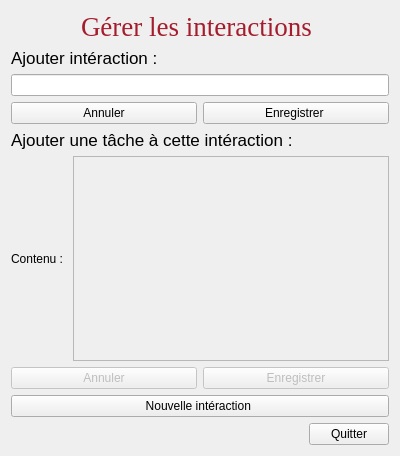
<?xml version="1.0" encoding="UTF-8"?>
<ui version="4.0">
 <class>AjoutInteraction</class>
 <widget class="QWidget" name="AjoutInteraction">
  <property name="geometry">
   <rect>
    <x>0</x>
    <y>0</y>
    <width>400</width>
    <height>456</height>
   </rect>
  </property>
  <property name="windowTitle">
   <string>Form</string>
  </property>
  <layout class="QVBoxLayout" name="verticalLayout">
   <item alignment="Qt::AlignHCenter">
    <widget class="QLabel" name="label">
     <property name="font">
      <font>
       <family>Tinos</family>
       <pointsize>20</pointsize>
      </font>
     </property>
     <property name="text">
      <string>&lt;html&gt;&lt;head/&gt;&lt;body&gt;&lt;p&gt;&lt;span style=&quot; color:#a51d2d;&quot;&gt;Gérer les interactions &lt;/span&gt;&lt;/p&gt;&lt;/body&gt;&lt;/html&gt;</string>
     </property>
    </widget>
   </item>
   <item>
    <widget class="QLabel" name="label_2">
     <property name="font">
      <font>
       <pointsize>13</pointsize>
      </font>
     </property>
     <property name="text">
      <string>Ajouter intéraction :</string>
     </property>
    </widget>
   </item>
   <item>
    <widget class="QLineEdit" name="lineEditInteractionTexte"/>
   </item>
   <item>
    <layout class="QHBoxLayout" name="horizontalLayout">
     <item>
      <widget class="QPushButton" name="pushButton">
       <property name="text">
        <string>Annuler</string>
       </property>
      </widget>
     </item>
     <item>
      <widget class="QPushButton" name="pushButton_2">
       <property name="text">
        <string>Enregistrer </string>
       </property>
      </widget>
     </item>
    </layout>
   </item>
   <item>
    <widget class="QLabel" name="label_3">
     <property name="font">
      <font>
       <pointsize>13</pointsize>
      </font>
     </property>
     <property name="text">
      <string>Ajouter une tâche à cette intéraction :</string>
     </property>
    </widget>
   </item>
   <item>
    <layout class="QHBoxLayout" name="horizontalLayout_2">
     <item>
      <widget class="QLabel" name="label_4">
       <property name="text">
        <string>Contenu : </string>
       </property>
      </widget>
     </item>
     <item>
      <widget class="QTextEdit" name="textEditContenu">
       <property name="enabled">
        <bool>false</bool>
       </property>
       <property name="html">
        <string>&lt;!DOCTYPE HTML PUBLIC &quot;-//W3C//DTD HTML 4.0//EN&quot; &quot;http://www.w3.org/TR/REC-html40/strict.dtd&quot;&gt;
&lt;html&gt;&lt;head&gt;&lt;meta name=&quot;qrichtext&quot; content=&quot;1&quot; /&gt;&lt;meta charset=&quot;utf-8&quot; /&gt;&lt;style type=&quot;text/css&quot;&gt;
p, li { white-space: pre-wrap; }
hr { height: 1px; border-width: 0; }
li.unchecked::marker { content: &quot;\2610&quot;; }
li.checked::marker { content: &quot;\2612&quot;; }
&lt;/style&gt;&lt;/head&gt;&lt;body style=&quot; font-family:'Cantarell'; font-size:11pt; font-weight:400; font-style:normal;&quot;&gt;
&lt;p style=&quot;-qt-paragraph-type:empty; margin-top:0px; margin-bottom:0px; margin-left:0px; margin-right:0px; -qt-block-indent:0; text-indent:0px;&quot;&gt;&lt;br /&gt;&lt;/p&gt;&lt;/body&gt;&lt;/html&gt;</string>
       </property>
       <property name="overwriteMode">
        <bool>false</bool>
       </property>
      </widget>
     </item>
    </layout>
   </item>
   <item>
    <layout class="QHBoxLayout" name="horizontalLayout_4">
     <item>
      <widget class="QPushButton" name="pushButton_AnnulerC">
       <property name="enabled">
        <bool>false</bool>
       </property>
       <property name="text">
        <string>Annuler</string>
       </property>
      </widget>
     </item>
     <item>
      <widget class="QPushButton" name="pushButton_CONTENU">
       <property name="enabled">
        <bool>false</bool>
       </property>
       <property name="text">
        <string>Enregistrer</string>
       </property>
      </widget>
     </item>
    </layout>
   </item>
   <item>
    <widget class="QPushButton" name="pushButton_5">
     <property name="text">
      <string>Nouvelle intéraction </string>
     </property>
    </widget>
   </item>
   <item>
    <layout class="QHBoxLayout" name="horizontalLayout_5">
     <item>
      <spacer name="horizontalSpacer">
       <property name="orientation">
        <enum>Qt::Horizontal</enum>
       </property>
       <property name="sizeType">
        <enum>QSizePolicy::Expanding</enum>
       </property>
       <property name="sizeHint" stdset="0">
        <size>
         <width>39</width>
         <height>20</height>
        </size>
       </property>
      </spacer>
     </item>
     <item>
      <widget class="QPushButton" name="pushButton_6">
       <property name="text">
        <string>Quitter</string>
       </property>
      </widget>
     </item>
    </layout>
   </item>
  </layout>
 </widget>
 <resources/>
 <connections>
  <connection>
   <sender>pushButton_6</sender>
   <signal>clicked()</signal>
   <receiver>AjoutInteraction</receiver>
   <slot>close()</slot>
   <hints>
    <hint type="sourcelabel">
     <x>389</x>
     <y>370</y>
    </hint>
    <hint type="destinationlabel">
     <x>225</x>
     <y>298</y>
    </hint>
   </hints>
  </connection>
  <connection>
   <sender>pushButton</sender>
   <signal>clicked()</signal>
   <receiver>lineEditInteractionTexte</receiver>
   <slot>clear()</slot>
   <hints>
    <hint type="sourcelabel">
     <x>196</x>
     <y>130</y>
    </hint>
    <hint type="destinationlabel">
     <x>283</x>
     <y>90</y>
    </hint>
   </hints>
  </connection>
  <connection>
   <sender>pushButton_AnnulerC</sender>
   <signal>clicked()</signal>
   <receiver>textEditContenu</receiver>
   <slot>clear()</slot>
   <hints>
    <hint type="sourcelabel">
     <x>196</x>
     <y>304</y>
    </hint>
    <hint type="destinationlabel">
     <x>241</x>
     <y>175</y>
    </hint>
   </hints>
  </connection>
 </connections>
</ui>
